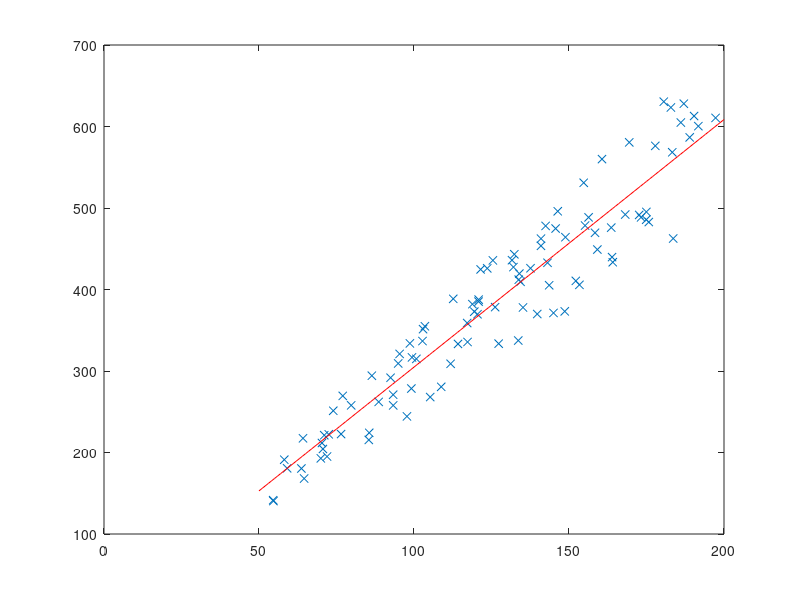

Here is the MATLAB script that generated this plot:
%%%%%%%%%%%%%%%%%%%%%%%%%%%%%%%%%%%%%%%%%%%%%%%%%%%%%%%%%%%%%%%%%%%%%%%%%%%%%
%
% Gradient Descent algorithm for Cost Function optimization in Linear
% Regression.
%
%
% Lectures: II. Linear Regression With One Variable
%
%     http://www.ml-class.org/course/video/list
%
%
% First time I touch GNU Octave and first time I do numerical computations, so
% bear with me.
%
%
% For comments, corrections and improvements:
%
%     https://github.com/rjack/ml-class/issues
%
%
% This work is released under the WTFPL:
%
%     http://sam.zoy.org/wtfpl/COPYING
%
%%%%%%%%%%%%%%%%%%%%%%%%%%%%%%%%%%%%%%%%%%%%%%%%%%%%%%%%%%%%%%%%%%%%%%%%%%%%%


m = 100;
x_min = 50;
x_max = 200;

alpha = 0.0001;




function [th0_step, th1_step] = gradient_descent_step(th0, th1, xs, ys, m, alpha)

% usage: gradient_descent_step (th0, th1, xs, ys, m, alpha)
%
% This function computes the values th0_step and th1_step that must be
% subtracted respectively from theta zero and theta one in order to move them
% nearer the minimum of the cost function.

	distances = (th0 + th1 * xs) - ys;

	th0_step = alpha * sum(distances) / m;
	th1_step = alpha * sum(distances .* xs) / m;

endfunction


function j = cost (th0, th1, xs, ys, m)

% usage: cost (th0, th1, xs, ys, m)
%
% Compute the cost function J.

	j = sum((th0 + th1 * xs - ys)^2) / (2 * m);

endfunction




function res = converge (dx, dy, small_enough = 0)

% usage:  converge (dx, dy)
%         converge (dx, dy, threshold)
%
% This function returns true if dx and dy are converging. Used to stop the
% gradient_descent_step iterations.
%
% It's useful to experiment for different values of threshold: small values
% of threshold mean more iterations in order to converge.
%
% If threshold is not specified, zero is assumed.

	if (abs(dx) <= small_enough && abs(dy) <= small_enough)
		res = true;
	else
		res = false;
	endif
endfunction




%
% Examples are randomly generated.
%

xs = x_min + rand(1, m) * (x_max - x_min);
ys = 3 * xs + -(xs/2) + xs .* rand(1, m);


%
% Thetas. TODO: experiment with different values.
%
th0 = 1;
th1 = 1;


%
% Scatterplot of data.
%
figure;
plot(xs, ys, "x");
hold on;


%
% Gradient Descent.
% Call gradient_descent_step until values converge.
%
tries = max_tries = 1000;
while (tries--)
	% Uncomment this to plot each iteration. Beware, it's SLOW.
	% plot(x_min:x_max, th0 + th1 * (x_min:x_max), "g");

	[th0_step, th1_step] = gradient_descent_step(th0, th1, xs, ys, m, alpha);
	% TODO: try converge with different thresholds.
	if (converge(th0_step, th1_step, alpha))
		break;
	else
		th0 = th0 - th0_step;
		th1 = th1 - th1_step;

		if (isnan(th0) || isnan(th1))
			printf("Diverged\n");
			break;
		endif
	endif
endwhile


%
% Plot the hypothesis that minimizes the cost function
%
plot(x_min:x_max, th0 + th1 * (x_min:x_max), "r");


printf("After %d iterations (out of %d)\n", max_tries - tries - 1, max_tries);
printf("th0 = %g\n", th0);
printf("th1 = %g\n", th1);
